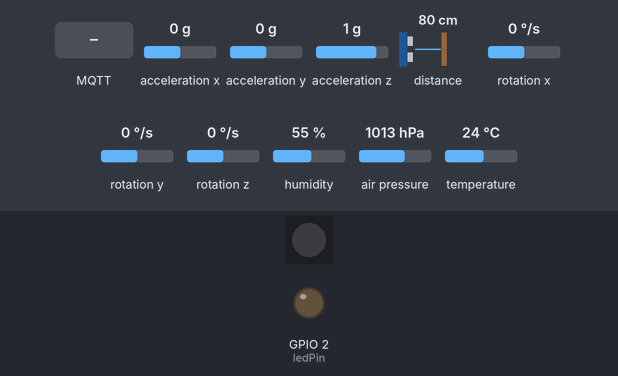
A sketch run on a simulated ESP32. Parts: 1 RGB LEDs in strip order, left to right, output pins drawn as LEDs (lit = HIGH). The inputs (shaded band) are chosen by the test bench; at power-on: acceleration x 0 g, acceleration y 0 g, acceleration z 1 g, distance to the obstacle 80 cm, rotation x 0 °/s, rotation y 0 °/s, rotation z 0 °/s, humidity 55 %, air pressure 1013 hPa, temperature 24 °C. Dim RGB values are drawn brighter than linear; WiFi joins after 1.5 s; servers stay silent unless stated; random numbers use the default seed unless the sketch sets one; no MQTT or app messages arrive unless stated; what the sketch prints to the serial monitor is not drawn.

Above: at 2.7 s.
2.8 s: MQTT message "1" arrives on the first subscribed topic
At 3.4 s:
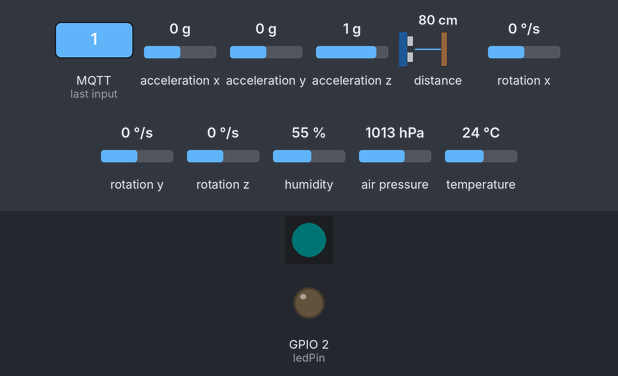
4.3 s: MQTT message "," arrives on the second subscribed topic
At 5.2 s:
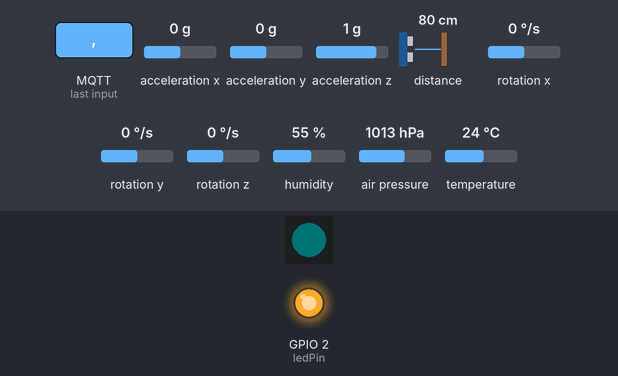
5.8 s: MQTT message "1" arrives on the second subscribed topic
At 7.0 s:
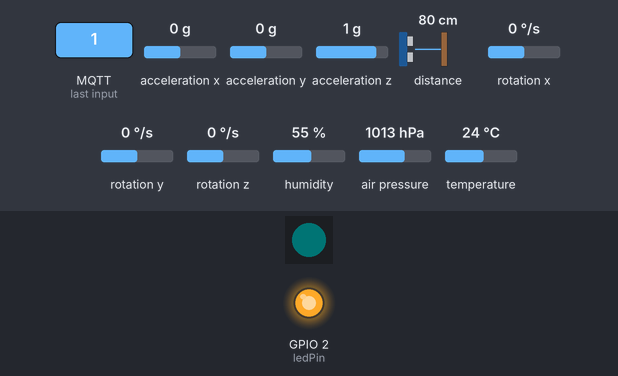
7.3 s: MQTT message "rgb(" arrives on the first subscribed topic
At 8.7 s:
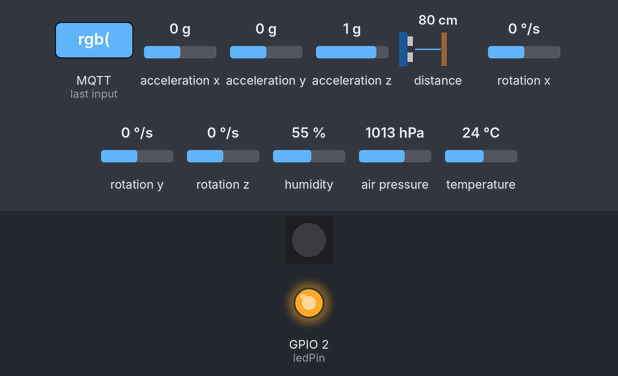
Timing chart, 0 to 9.8 s (numbered marks = the images above; inputs shaded):
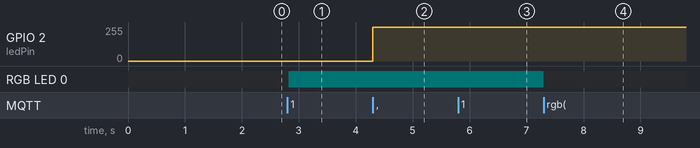

The sketch:

Exercise_IoT_MQTT.ino
```cpp
/*
 * Hibiscus Sense - Exercise IoT using MQTT
 *
 * Author: Mohamad Ariffin Zulkifli
 * Organization: Myinvent Technologies Sdn Bhd
 *
 * This sketch has 7 execution steps:
 * 1. Initialized Actuators, Input, and Sensors
 * 2. Connect Wi-Fi AP
 * 3. Connect to MQTT Broker
 * 4. Data Control - Wait from the subscription MQTT topic
 * 5. Data Acquisition - Read data from the sensors
 * 6. Data Ingestion - Send data to publish MQTT topic
 * 7. Data Trigger - Send trigger to MQTT topic
 *
 * Please select ESP32 Boards before compiling the sketch
 * (example) Go to menu, Tools > Board > ESP32 Arduino
 *
 * Before compiling the sketch make sure you have installed
 * all necessary libraries required by this sketch.
 *
 */

// Include necessary libraries
#include <Adafruit_Sensor.h>
#include <Adafruit_APDS9960.h>
#include <Adafruit_BME280.h>
#include <Adafruit_MPU6050.h>
#include <Adafruit_NeoPixel.h>
#include <Wire.h>
#include <WiFi.h>
#include <MQTT.h>

// Define Wi-Fi and MQTT configurations
#define WIFI_SSID             "YourWiFiSSID"
#define WIFI_PASSWORD         "YourWiFiPassword"
#define MQTT_HOST             "MQTTBrokerDNSorIP"
#define MQTT_PREFIX_TOPIC     "hibiscus-sense/"
#define MQTT_UNIQUE_TOPIC     "YourPhoneNumber"
#define MQTT_PUBLISH_TOPIC    "/data"
#define MQTT_TRIGGER_TOPIC    "/trigger"
#define MQTT_SUBSCRIBE_TOPIC  "/control"
#define MQTT_RGB_TOPIC        "/rgb"
#define MQTT_LED_TOPIC        "/led"

#define SEALEVELPRESSURE_HPA (1008) // Average for Malaysia based on https://meteologix.com/

// Initialize sensors and sensor event variables
Adafruit_APDS9960 apds;
Adafruit_BME280 bme;
Adafruit_MPU6050 mpu;
sensors_event_t a, g, temp;

// Initialize RGB LED
Adafruit_NeoPixel rgb(1, 16, NEO_GRB + NEO_KHZ800);

// Define LED-related variables
const int ledPin = 2;

// Define button-related variables
const int buttonPin = 0;
volatile bool buttonPressed = false;
int toggleValue = 0;

// Initialize Wi-Fi client and MQTT client
WiFiClient net;
MQTTClient mqtt(1024);

unsigned long lastMillis, sendMillis = 0;

// Interrupt handler for button press
void IRAM_ATTR handleButtonPress() {
  buttonPressed = true;
}

// Function to connect to Wi-Fi
void connectToWiFi() {
  Serial.print("Connecting to Wi-Fi AP '" + String(WIFI_SSID) + "' ...");

  WiFi.mode(WIFI_STA);
  WiFi.begin(WIFI_SSID, WIFI_PASSWORD);

  while (WiFi.status() != WL_CONNECTED) {
    Serial.print(".");
    delay(500);
  }

  Serial.println(" connected!");
}

// Function to handle MQTT messages
void messageReceived(String &topic, String &payload) {
  Serial.println("MQTT SUBSCRIPTION ...");
  Serial.println("Subscribe Message Received: " + payload);

  if(topic == String(MQTT_PREFIX_TOPIC) + String(MQTT_UNIQUE_TOPIC) + String(MQTT_SUBSCRIBE_TOPIC) + String(MQTT_RGB_TOPIC)){

    // Extract RGB values from the payload
    int commaIndex = payload.indexOf(", ");
    int secondCommaIndex = payload.indexOf(", ", commaIndex+1);
    int thirdCommaIndex = payload.indexOf(", ", secondCommaIndex+1);

    int red = payload.substring(payload.indexOf("rgb(")+4, commaIndex).toInt();
    int green = payload.substring(commaIndex+1, secondCommaIndex).toFloat();
    int blue = payload.substring(secondCommaIndex+1, thirdCommaIndex).toFloat();

    // Set the RGB LED color
    Serial.print("CONTROL RGB ... ");
    rgb.setPixelColor(0, rgb.Color(red, green, blue));
    rgb.show();
    Serial.println("OK");
  }

  if(topic == String(MQTT_PREFIX_TOPIC) + String(MQTT_UNIQUE_TOPIC) + String(MQTT_SUBSCRIBE_TOPIC) + String(MQTT_LED_TOPIC)){
    // Adjust the LED brightness based on the payload
    Serial.print("CONTROL LED ... ");
    analogWrite(ledPin, 255 - payload.toInt());
    Serial.println("OK");
  }

  Serial.println();

}

// Function to connect to MQTT broker
void connectToMqttBroker(){
  Serial.print("Connecting to MQTT broker '" + String(MQTT_HOST) + "' ...");

  mqtt.begin(MQTT_HOST, net);
  mqtt.onMessage(messageReceived);

  // Generate a unique client ID for MQTT connection
  String uniqueString = String(WIFI_SSID) + "-" + String(random(1, 98)) + String(random(99, 999));
  char uniqueClientID[uniqueString.length() + 1];

  uniqueString.toCharArray(uniqueClientID, uniqueString.length() + 1);

  while (!mqtt.connect(uniqueClientID, "admin", "password")) {
    Serial.print(".");
    delay(500);
  }

  Serial.println(" connected!");

  // Subscribe to MQTT topics for control
  Serial.println("Subscribe to MQTT topic: " + String(MQTT_PREFIX_TOPIC) + String(MQTT_UNIQUE_TOPIC) + String(MQTT_SUBSCRIBE_TOPIC) + String(MQTT_RGB_TOPIC));
  Serial.println("Subscribe to MQTT topic: " + String(MQTT_PREFIX_TOPIC) + String(MQTT_UNIQUE_TOPIC) + String(MQTT_SUBSCRIBE_TOPIC) + String(MQTT_LED_TOPIC));

  mqtt.subscribe(String(MQTT_PREFIX_TOPIC) + String(MQTT_UNIQUE_TOPIC) + String(MQTT_SUBSCRIBE_TOPIC) + String(MQTT_RGB_TOPIC));
  mqtt.subscribe(String(MQTT_PREFIX_TOPIC) + String(MQTT_UNIQUE_TOPIC) + String(MQTT_SUBSCRIBE_TOPIC) + String(MQTT_LED_TOPIC));
}

void setup() {

  Serial.begin(115200);

  Serial.println("HIBISCUS SENSE");
  Serial.println();

  Serial.println("Initializing Actuators:");

  // Initialize and configure LED
  Serial.print("1. LED ... ");
  pinMode(ledPin, OUTPUT);
  Serial.println("OK");

  // Initialize RGB LED
  Serial.print("2. RGB LED ... ");
  rgb.begin();
  rgb.show();
  Serial.println("OK");
  Serial.println();

  Serial.println("Initializing Input:");
  // Initialize push button
  Serial.print("1. Pushbutton ... ");
  pinMode(buttonPin, INPUT_PULLUP);
  attachInterrupt(digitalPinToInterrupt(buttonPin), handleButtonPress, FALLING);
  Serial.println("OK");
  Serial.println();

  Serial.println("Initializing Sensors:");

  // Initialize and configure APDS9960 sensor
  Serial.print("1. APDS9960 ... ");
  if (!apds.begin()){
    Serial.println("ERROR!");
  }
  else{
    Serial.println("OK");
  }

  // Initialize and configure BME280 sensor
  Serial.print("2. BME280 ... ");
  if (!bme.begin()){
    Serial.println("ERROR!");
  }
  else{
    Serial.println("OK");
  }

  // Initialize and configure MPU6050 sensor
  Serial.print("3. MPU6050 ... ");
  if (!mpu.begin()){
    Serial.println("ERROR!");
  }
  else{
    Serial.println("OK");
  }
  Serial.println();

  // Enable proximity sensing
  apds.enableProximity(true);

  // Set sensor ranges and bandwidth
  mpu.setAccelerometerRange(MPU6050_RANGE_8_G);
  mpu.setGyroRange(MPU6050_RANGE_500_DEG);
  mpu.setFilterBandwidth(MPU6050_BAND_21_HZ);

  // Connect to Wi-Fi and MQTT broker
  connectToWiFi();
  connectToMqttBroker();

  Serial.println();
}

void loop() {
  // Maintain MQTT connection
  mqtt.loop();
  delay(10);  // <- fixes some issues with WiFi stability

  // Reconnect to Wi-Fi if disconnected
  if (WiFi.status() != WL_CONNECTED) {
    connectToWiFi();
  }

  // Reconnect to MQTT broker if disconnected
  if (!mqtt.connected()) {
    connectToMqttBroker();
  }

  // Handle button presses
  if (buttonPressed) {
    toggleValue = !toggleValue;

    Serial.println("MQTT PUBLISHER ...");
    Serial.println("Publish Trigger: " + String(toggleValue));
    Serial.println();
    mqtt.publish(String(MQTT_PREFIX_TOPIC) + String(MQTT_UNIQUE_TOPIC) + String(MQTT_TRIGGER_TOPIC), String(toggleValue));

    buttonPressed = false;
  }

  // Read sensor data and print periodically
  uint8_t proximity = apds.readProximity();

  float temperature = bme.readTemperature();
  float humidity = bme.readHumidity();
  float altitude = bme.readAltitude(SEALEVELPRESSURE_HPA);
  float barometer = bme.readPressure() / 100.0F;

  mpu.getEvent(&a, &g, &temp);

  float x_axis = a.acceleration.x;
  float y_axis = a.acceleration.y;
  float z_axis = a.acceleration.z;

  float x_gyro = g.gyro.x;
  float y_gyro = g.gyro.y;
  float z_gyro = g.gyro.z;

  if (millis() - lastMillis > 5000) {
    lastMillis = millis();

    // Print sensor data
    Serial.println("SENSORS MEASUREMENT ...");
    Serial.println("1. Proximity: " + String(proximity));
    Serial.println("2. Temperature: " + String(temperature) + " °C");
    Serial.println("3. Humidity: " + String(humidity) + " %RH");
    Serial.println("4. Approx. Altitude: " + String(altitude) + " m");
    Serial.println("5. Barometer: " + String(barometer) + " hPa");
    Serial.println("6. Accelerometer X: " + String(x_axis) + ", Y: " + String(y_axis) + ", Z: " + String(z_axis) + " m/s^2");
    Serial.println("7. Gyrometer X: " + String(x_gyro) + ", Y: " + String(y_gyro) + ", Z: " + String(z_gyro) + " rad/s");

    Serial.println();
  }

  // Publish sensor data to MQTT at regular intervals
  if (millis() - sendMillis > 10000) {
    sendMillis = millis();

    // Create a JSON-formatted data string
    String dataInJson = "{";
    dataInJson += "\"proximity\":" + String(proximity) + ",";
    dataInJson += "\"temperature\":" + String(temperature) + ",";
    dataInJson += "\"humidity\":" + String(humidity) + ",";
    dataInJson += "\"barometer\":" + String(barometer) + ",";
    dataInJson += "\"altitude\":" + String(altitude) + ",";
    dataInJson += "\"x_axis\":" + String(x_axis) + ",";
    dataInJson += "\"y_axis\":" + String(y_axis) + ",";
    dataInJson += "\"z_axis\":" + String(z_axis) + ",";
    dataInJson += "\"x_gyro\":" + String(x_gyro) + ",";
    dataInJson += "\"y_gyro\":" + String(y_gyro) + ",";
    dataInJson += "\"z_gyro\":" + String(z_gyro);

    dataInJson += "}";

    // Print and publish the data
    Serial.println("MQTT PUBLISHER ...");
    Serial.println("Data to Publish: " + dataInJson);
    Serial.println("Length of Data: " + String(dataInJson.length()));
    Serial.println("Publish to MQTT topic: " + String(MQTT_PREFIX_TOPIC) + String(MQTT_UNIQUE_TOPIC) + String(MQTT_PUBLISH_TOPIC));
    Serial.println();

    mqtt.publish(String(MQTT_PREFIX_TOPIC) + String(MQTT_UNIQUE_TOPIC) + String(MQTT_PUBLISH_TOPIC), dataInJson);
  }
}
```

Measured:
- after the input at 2.8 s, RGB LED 0: off → RGB(0, 1, 1) at once
- after the input at 4.3 s, GPIO 2 (ledPin): 0/255 → 255/255 at once
- after the input at 5.8 s, GPIO 2 (ledPin): 255/255 → 254/255 at once
- after the input at 7.3 s, RGB LED 0: RGB(0, 1, 1) → off at once
